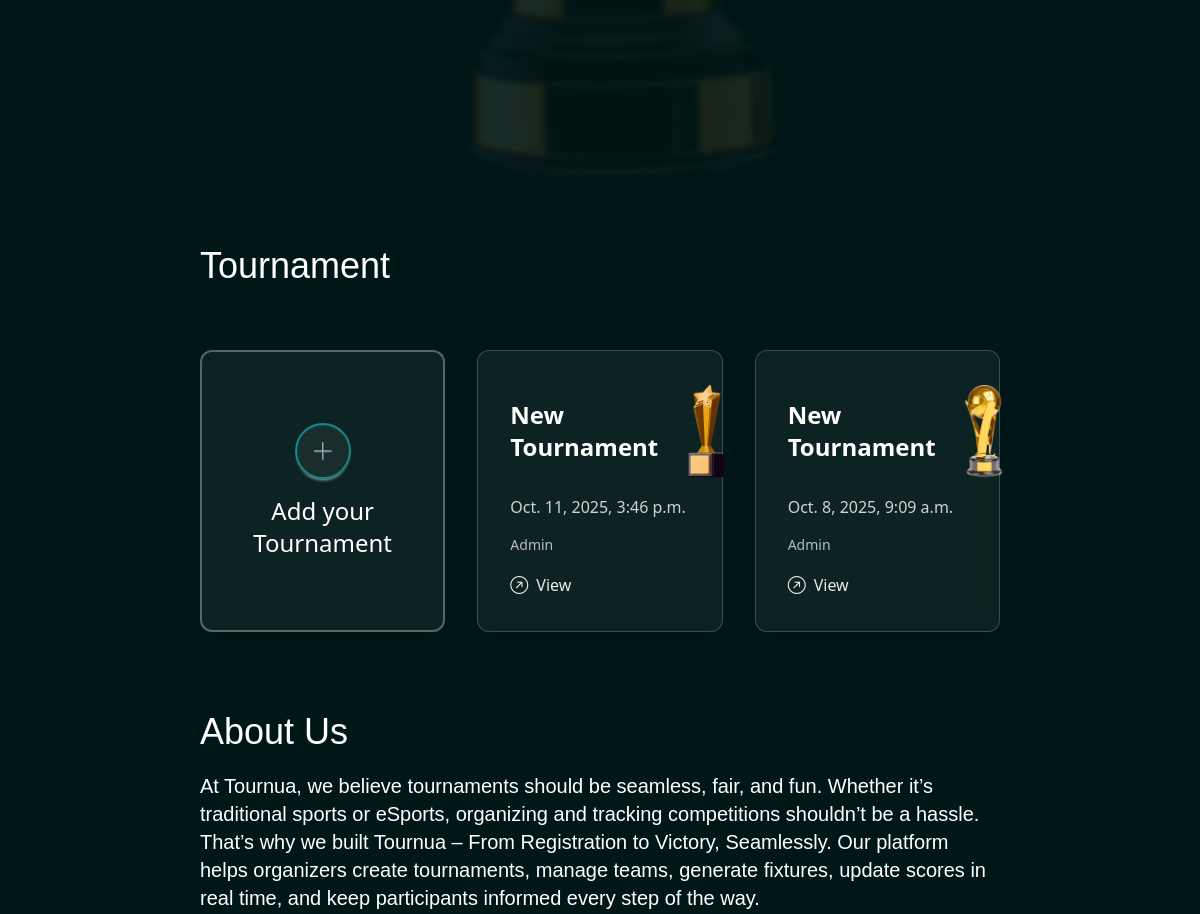
Before: /Tournua/join-tournament/ (signed in, middle part) with the older database file.
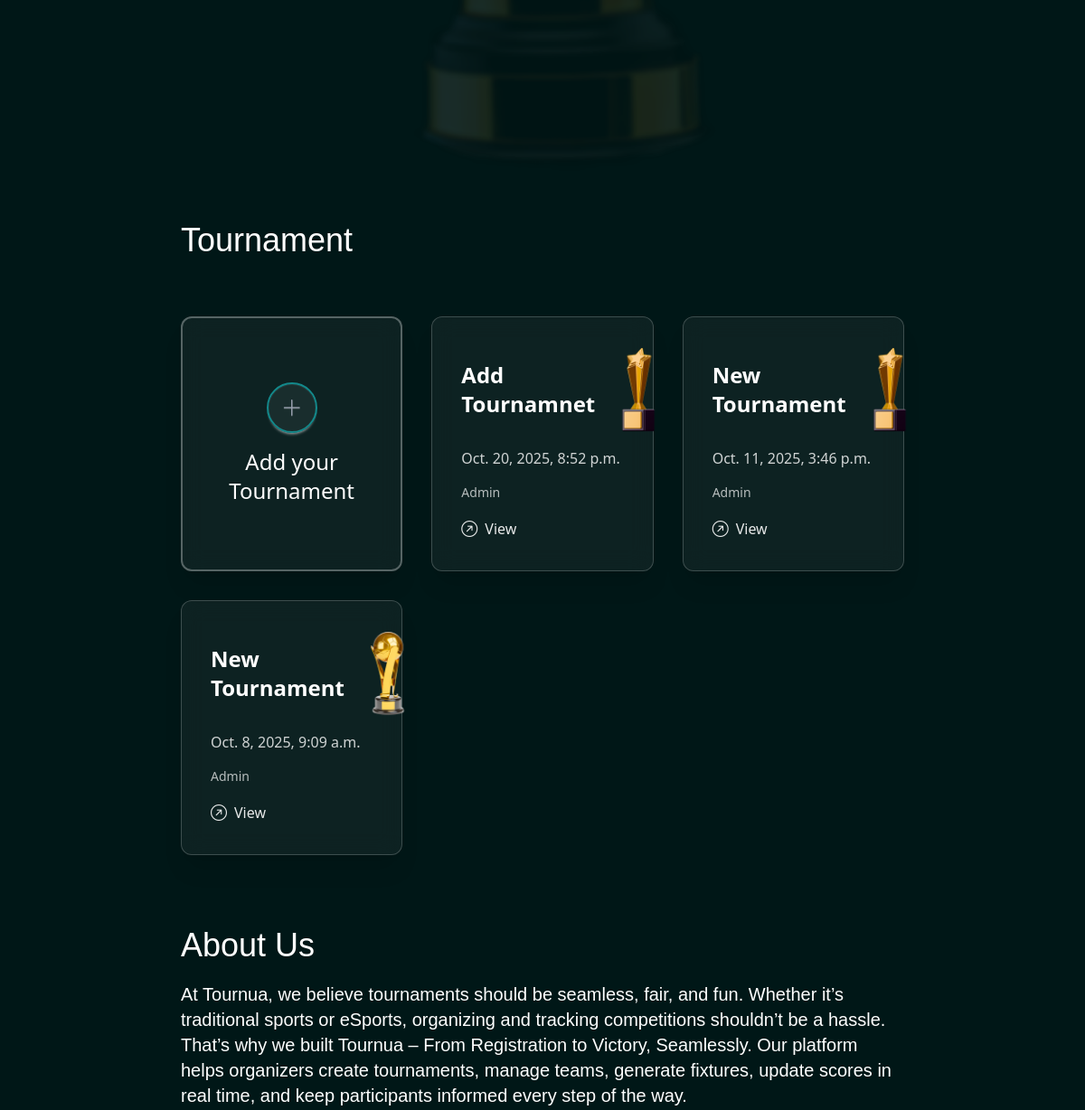
After: the same page with the newer database file.
### tournua/models.py (models this page shows, shortened)
class Tournament(models.Model):
    TROPHY_CHOICES = [
        ("Trophy1.png", "Golden Cup"),
        ("Trophy2.png", "Silver Cup"),
        ("Trophy3.png", "Bronze Cup"),
        ("Trophy4.png", "Bronze Cup"),
    ]
    user = models.ForeignKey(UserAccount, on_delete=models.CASCADE, related_name="tournaments")
    code = models.CharField(max_length=8, unique=True, editable=False)
    name = models.CharField(max_length=200)
    description = models.TextField(blank=True)
    trophy = models.CharField(max_length=20, choices=TROPHY_CHOICES, blank=True, null=True)
    tournament_type = models.CharField(max_length=50, choices=[("online", "Online"), ("offline", "Offline")])
    player_type = models.CharField(max_length=50, choices=[("single", "Single"), ("team", "Team")])
    format = models.CharField(max_length=50, choices=[("Knockout", "Knockout"), ("League", "League")])
    num_groups = models.IntegerField(default=1)
    teams_per_group = models.IntegerField(default=4)
    created_at = models.DateTimeField(auto_now_add=True)
    participants = models.ManyToManyField(UserAccount, related_name="joined_tournaments", blank=True)

### tournua/views.py (the view, shortened to what this page needs)
# urls.py: path('join-tournament/', views.join_tournament, name='join_tournament'),
def join_tournament(request):
    user_id = request.session.get("user_id")
    if not user_id:
        return redirect("login")
    user = UserAccount.objects.get(id=user_id)
    error = None
    created_tournaments = Tournament.objects.filter(user=user).order_by('-created_at')
    joined_tournaments = Tournament.objects.filter(participants=user).exclude(user=user).order_by('-created_at')
    tournaments = list(created_tournaments) + list(joined_tournaments)
    return render(request, "demo.html", {
        "error": error,
        "tournaments": tournaments,
        "user": user,
        "name": user.full_name.split(" ")[0]
    })

### template/demo.html (shortened to what the changed rows need)
{% load static %}
<!DOCTYPE html>
<html lang="en">
<head>
    <link href="https://cdn.jsdelivr.net/npm/daisyui@5" rel="stylesheet" type="text/css" />
    <script src="https://cdn.jsdelivr.net/npm/@tailwindcss/browser@4"></script>
    <link rel="stylesheet" href="https://cdn.jsdelivr.net/npm/bootstrap-icons@1.13.1/font/bootstrap-icons.min.css">
    <link rel="stylesheet" href="{% static 'css/style.css' %}">
</head>
<body class="bg-[#001717]">
    <main>
        <section class="mb-20">
            <div class="lg:w-8/12 lg:mx-auto h-auto mx-5 grid grid-cols-1 lg:grid-cols-3 gap-8">
                <h1 class="col-span-full text-3xl sm:text-4xl font-cs-gelios text-white mb-8 text-center lg:text-left">
                    Tournament
                </h1>
                {% for i in tournaments %}
                    <div class="tournament-card w-full max-w-lg mx-auto lg:max-w-md bg-white/5 backdrop-blur-md rounded-xl border border-white/20 shadow-xl p-6 lg:p-8 flex flex-col gap-4">
                        <div class="flex flex-col sm:flex-row sm:items-center sm:justify-between gap-4 sm:gap-0">
                            <p class="text-white text-lg sm:text-xl lg:text-2xl font-semibold">
                                {{i.name}}
                            </p>
                            {% if i.trophy %}
                                <img src="{% static 'trophies/'|add:i.trophy %}" alt="Trophy" class="w-16 h-16 sm:w-20 sm:h-20 lg:w-24 lg:h-24 object-contain mx-auto sm:mx-0 lg:scale-120">
                            {% else %}
                                <img src="{% static 'trophies/Trophy1.png' %}" alt="Trophy" class="w-16 h-16 sm:w-20 sm:h-20 lg:w-24 lg:h-24 object-contain mx-auto sm:mx-0 lg:scale-120">
                            {% endif %}
                        </div>
                        <p class="text-white/80 text-sm sm:text-base">
                            {{i.created_at}}
                        </p>
                        <p class="text-sm text-white/70">
                            {% if user.id == i.user.id %}
                                Admin
                            {% else %}
                                Created by {{ i.user.full_name }}
                            {% endif %}
                        </p>
                        <a href="{% url 'viewTournament' i.id %}" class="inline-flex items-center text-white/90 hover:text-white font-medium text-sm sm:text-base transition-all">
                            <i class="bi bi-arrow-up-right-circle mr-2 text-lg"></i> View
                        </a>
                    </div>
                {% endfor %}
            </div>
        </section>
        <section class="lg:w-8/12 mx-auto h-auto mb-25">
            <div class="mx-5 lg:mx-0 text-center lg:text-left">
                <h1 class="text-4xl font-cs-gelios text-white mb-5">About Us</h1>
            </div>
        </section>
    </main>
</body>
</html>

Changed rows visible on the page:
added Tournament: name "Add Tournamnet", trophy (picture), created_at "Oct. 20, 2025, 8:52 p.m.", shows "Admin"
